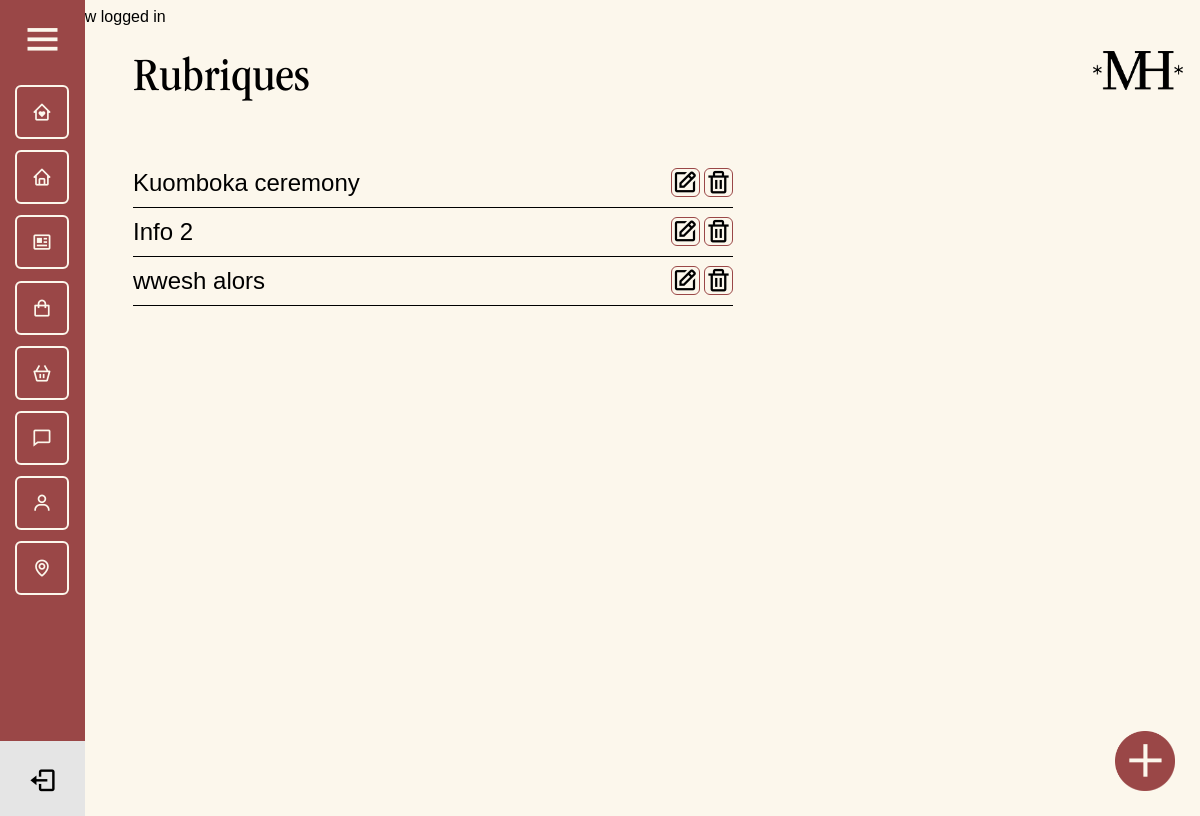
/admin/tours.php (signed in), run on an earlier commit of the app's database.
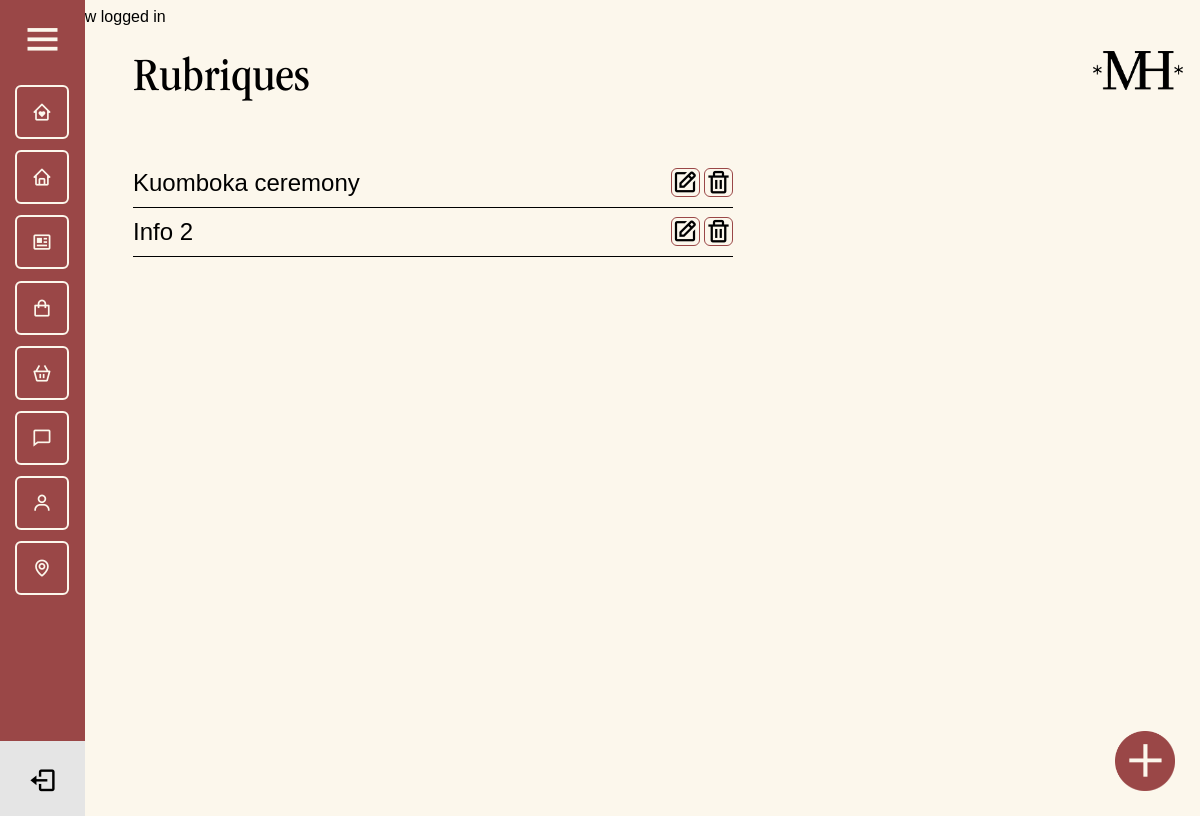
And on a later commit of the database.
### tables this page shows
CREATE TABLE IF NOT EXISTS `tourism` (
  `id` int NOT NULL AUTO_INCREMENT,
  `title` varchar(255) NOT NULL,
  `subtitles` varchar(255) NOT NULL,
  `photo` text NOT NULL,
  `photo_2` text NOT NULL,
  `photo_3` text NOT NULL,
  `location` varchar(255) NOT NULL,
  `details` text NOT NULL,
  `date` date NOT NULL,
  PRIMARY KEY (`id`)
);

### admin/tours.php (the view, shortened to what this page needs)
<?php
require_once $_SERVER['DOCUMENT_ROOT'] . '/core/core.php';
include 'includes/header.php';
include 'includes/navigation.php';
$sql = $db->query("SELECT * FROM tourism");
?>
<div class="admin_page">
    <div class="header_admin">
        <h1>Rubriques</h1>
        <img src="../assets/png/LOGO_ANCIEN.png" alt="Logo Muriel">
    </div>
    <div class="admin_page_tours">
    <?php while ($tour = mysqli_fetch_assoc($sql)) : ?>
        <div class="admin_page_tours_container">
            <div class="admin_page_tours_title">
                <h2><?= $tour['title']; ?></h2>
            </div>
            <div class="admin_page_tours_action">
                <a href="add_tour.php?edit=<?= $tour['id']; ?>"><i class='bx bx-edit' ></i></a>
                <a href="tours.php?delete=<?= $tour['id']; ?>"><i class='bx bx-trash' ></i></a>
            </div>
        </div>
        <?php endwhile; ?>
        <a href="add_tour.php"><img src="/assets/png/button_add.png" alt=""></a>
    </div>
</div>

What changed in the data, as far as the page shows it:
removed tourism: title "wwesh alors"
